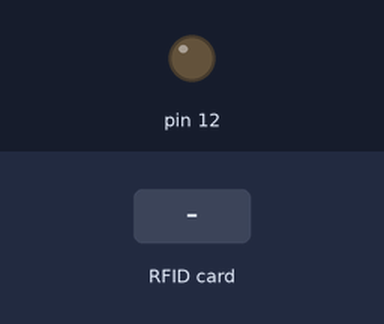
Recording of a sketch running on a simulated Arduino Mega 2560, built with avr-gcc and run on an emulated ATmega2560. Parts: output pins drawn as LEDs (lit = HIGH). The test bench sets the inputs (shaded band). Pins used as bus, display or sensor lines are not drawn; what the sketch prints to the serial monitor is not drawn.

Above: at 1.2 s.
1.3 s: RFID card 5E 7A 19 C4 held to the reader
Timing chart, 0 to 4.3 s (numbered marks = the images above; inputs shaded):
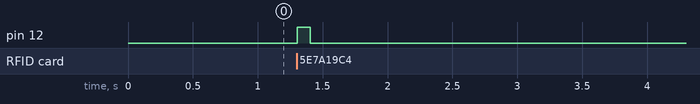

Measured:
- after the input at 1.3 s, pin 12: LOW → HIGH at once, → LOW 0.10 s later

The sketch:

DumpInfo.ino
```cpp
#include <String.h>
#include <SPI.h>
#include <MFRC522.h>

#define RST_PIN         5          // Configurable, see typical pin layout above
#define SS_PIN          53         // Configurable, see typical pin layout above

MFRC522 mfrc522(SS_PIN, RST_PIN);  // Create MFRC522 instance

void setup() {
	Serial.begin(9600);		// Initialize serial communications with the PC
	while (!Serial);		// Do nothing if no serial port is opened (added for Arduinos based on ATMEGA32U4)
	SPI.begin();			// Init SPI bus
	mfrc522.PCD_Init();		// Init MFRC522
	delay(4);				// Optional delay. Some board do need more time after init to be ready, see Readme
	mfrc522.PCD_DumpVersionToSerial();	// Show details of PCD - MFRC522 Card Reader details
	Serial.println(F("Scan PICC to see UID, SAK, type, and data blocks..."));
  pinMode(12, OUTPUT);
}

void loop() {
	// Reset the loop if no new card present on the sensor/reader. This saves the entire process when idle.
	if ( ! mfrc522.PICC_IsNewCardPresent()) {
		return;
	}

	// Select one of the cards
	if ( ! mfrc522.PICC_ReadCardSerial()) {
		return;
	}
  digitalWrite(12, HIGH);
  // Optional delay to keep it high for a certain period
  delay(100);
  digitalWrite(12, LOW);

	// Dump debug info about the card; PICC_HaltA() is automatically called
	mfrc522.PICC_DumpToSerial(&(mfrc522.uid));

  // Convert UID to a string representation
    String uidString = "";
    for (byte i = 0; i < mfrc522.uid.size; i++) {
        uidString += String(mfrc522.uid.uidByte[i] < 0x10 ? "0" : "");
        uidString += String(mfrc522.uid.uidByte[i], HEX);
    }

}
```
